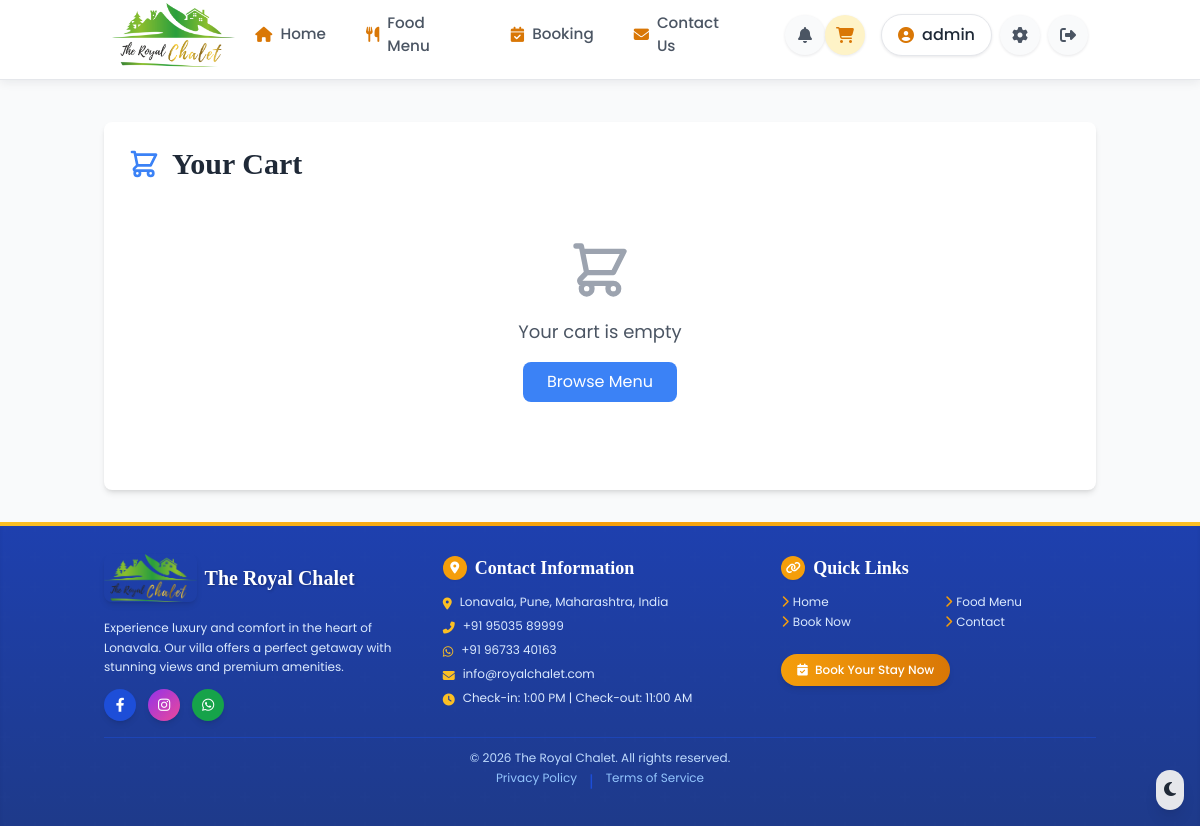
/cart (signed in), run on the app's committed database.
### models.py (models this page shows)
class User(UserMixin, db.Model):
    id = db.Column(db.Integer, primary_key=True)
    username = db.Column(db.String(80), unique=True, nullable=False)
    email = db.Column(db.String(120), unique=True, nullable=False)
    password_hash = db.Column(db.String(128), nullable=False)
    is_admin = db.Column(db.Boolean, default=False)
    phone = db.Column(db.String(15))
    address = db.Column(db.Text)
    created_at = db.Column(db.DateTime, default=lambda: datetime.now(timezone.utc))
    last_login = db.Column(db.DateTime)
    bookings = db.relationship('Booking', backref='user', lazy=True)
    orders = db.relationship('FoodOrder', backref='user', lazy=True)
    reviews = db.relationship('Review', backref='user', lazy=True)

class VillaSettings(db.Model):
    id = db.Column(db.Integer, primary_key=True)
    setting_key = db.Column(db.String(100), unique=True, nullable=False)
    setting_value = db.Column(db.Text, nullable=False)
    description = db.Column(db.String(200))
    updated_at = db.Column(db.DateTime, default=lambda: datetime.now(timezone.utc), onupdate=lambda: datetime.now(timezone.utc))

### app.py (the view)
@app.route('/cart')
@login_required
def cart():
    return render_template('cart.html')

### app.py (called while the page is built)
@app.context_processor
def inject_now():
    return {'now': datetime.now()}

@app.template_filter('format_time')
def format_time(value):
    try:
        if ':' in value:
            hours, minutes = map(int, value.split(':'))
            period = 'AM' if hours < 12 else 'PM'
            hours = hours % 12
            if hours == 0:
                hours = 12
            return f"{hours}:{minutes:02d} {period}"
        return value
    except (ValueError, AttributeError):
        return value

@app.context_processor
def inject_settings():
    settings = {}
    try:
        for setting in VillaSettings.query.all():
            settings[setting.setting_key] = setting.setting_value
    except:
        pass
    return {'villa_settings': settings}

@login_manager.user_loader
def load_user(user_id):
    return User.query.get(int(user_id))

@app.after_request
def add_header(response):
    if 'Cache-Control' not in response.headers:
        response.headers['Cache-Control'] = 'public, max-age=31536000'
    return response

### templates/cart.html (shortened to what this page needs)
{% extends "base.html" %}
{% block content %}
<div class="container mx-auto px-4 py-8">
    <div class="max-w-5xl mx-auto bg-white dark:bg-gray-800 rounded-lg shadow-md overflow-hidden">
        <div class="p-6">
            <h1 class="text-3xl font-bold text-gray-800 dark:text-white mb-6 flex items-center">
                Your Cart
            </h1>
            <div id="cart-items-container" class="mb-8">
                <div id="empty-cart-message" class="text-center py-8">
                    <p class="text-gray-600 dark:text-gray-300 text-lg">Your cart is empty</p>
                    <a href="/menu" class="mt-4 inline-block px-6 py-2 bg-blue-500 text-white rounded-lg hover:bg-blue-600 transition duration-300">
                        Browse Menu
                    </a>
                </div>
            </div>
        </div>
    </div>
</div>
{% endblock %}

### templates/base.html (shortened to what this page needs)
<!DOCTYPE html>
<html lang="en">
<head>
    <script src="https://cdn.tailwindcss.com"></script>
    <link rel="stylesheet" href="{{ url_for('static', filename='css/styles.min.css') }}">
    <link rel="stylesheet" href="https://unpkg.com/aos@2.3.1/dist/aos.css" />
    <link rel="stylesheet" href="https://cdnjs.cloudflare.com/ajax/libs/font-awesome/6.4.0/css/all.min.css">
</head>
<body class="bg-gray-50 dark:bg-gray-900 text-gray-800 dark:text-gray-200 min-h-screen flex flex-col transition-colors duration-300">
    <nav class="bg-white dark:bg-gray-900 fixed w-full top-0 z-[1000] transition-all duration-300 border-b border-gray-200 dark:border-gray-800 header-nav">
      <div class="container mx-auto px-4 md:px-6">
        <div class="flex justify-between items-center h-full">
          <a href="{{ url_for('index') }}" class="flex items-center">
            <div class="logo-container">
              <img src="{{ url_for('static', filename='Rc.png') }}"
                 alt="Royal Chalet Logo"
                 class="h-full w-auto object-contain">
            </div>
          </a>
          <div class="hidden lg:flex items-center">
            <div class="flex">
              <a href="{{ url_for('index') }}" class="nav-item flex items-center {% if request.path == url_for('index') %}active{% endif %}">
                <i class="fas fa-home mr-2 text-amber-600"></i>Home
              </a>
              <a href="{{ url_for('menu') }}" class="nav-item flex items-center {% if request.path == url_for('menu') %}active{% endif %}">
                <i class="fas fa-utensils mr-2 text-amber-600"></i>Food Menu
              </a>
              <a href="{{ url_for('booking') }}" class="nav-item flex items-center {% if request.path == url_for('booking') %}active{% endif %}">
                <i class="fas fa-calendar-check mr-2 text-amber-600"></i>Booking
              </a>
              <a href="{{ url_for('contact') }}" class="nav-item flex items-center {% if request.path == url_for('contact') %}active{% endif %}">
                <i class="fas fa-envelope mr-2 text-amber-600"></i>Contact Us
              </a>
            </div>
            <div class="ml-6 flex items-center">
              <a href="{{ url_for('notifications_page') }}" class="icon-button relative {% if request.path == url_for('notifications_page') %}bg-amber-100 text-amber-600{% endif %}">
                <i class="fas fa-bell"></i>
                {% set unread_count = current_user.notifications|selectattr('is_read', 'equalto', false)|list|length if current_user.is_authenticated else 0 %}
              </a>
              <a href="{{ url_for('cart') }}" class="icon-button relative {% if request.path == url_for('cart') %}bg-amber-100 text-amber-600{% endif %}">
                <i class="fas fa-shopping-cart"></i>
              </a>
              {% if current_user.is_authenticated %}
                <div class="flex items-center ml-4">
                  <a href="{{ url_for('profile') }}" class="profile-button">
                    <i class="fas fa-user-circle text-amber-600 mr-2"></i>
                    <span class="max-w-[120px] truncate font-medium">{{ current_user.username }}</span>
                  </a>
                  {% if current_user.is_admin %}
                    <a href="{{ url_for('admin_dashboard') }}" class="icon-button ml-2" title="Admin Dashboard">
                      <i class="fas fa-cog"></i>
                    </a>
                  {% endif %}
                  <a href="{{ url_for('logout') }}" class="icon-button ml-2" title="Logout">
                    <i class="fas fa-sign-out-alt"></i>
                  </a>
                </div>
              {% endif %}
            </div>
          </div>
        </div>
      </div>
                {% set unread_count = current_user.notifications|selectattr('is_read', 'equalto', false)|list|length if current_user.is_authenticated else 0 %}
    </nav>
    <div class="content-wrapper">
    <main class="flex-grow">
      {% block content %}{% endblock %}
    </main>
    <footer class="bg-gradient-to-b from-blue-800 to-blue-900 dark:from-gray-800 dark:to-gray-900 text-white py-8 shadow-inner transition-colors duration-300 relative overflow-hidden">
      <div class="absolute top-0 left-0 w-full h-1 bg-gradient-to-r from-amber-400 via-amber-500 to-amber-400"></div>
      <div class="absolute inset-0 bg-pattern opacity-5"></div>
      <div class="container mx-auto px-4 relative z-10">
        <div class="grid grid-cols-1 md:grid-cols-3 gap-6">
          <div class="flex flex-col items-center md:items-start space-y-3">
            <div class="flex items-center mb-1">
              <img src="{{ url_for('static', filename='Rc.png') }}"
                 alt="The Royal Chalet Logo"
                 class="h-12 w-auto rounded-lg shadow-md mix-blend-multiply mr-2">
              <h3 class="text-xl font-bold text-white">
                <span class="block" style="font-family: 'Brush Script MT', 'Great Vibes', 'Allura', cursive; text-shadow: 1px 1px 3px rgba(0,0,0,0.3);">
                  The Royal Chalet
                </span>
              </h3>
            </div>
            <p class="text-blue-100 dark:text-gray-300 text-xs leading-relaxed text-center md:text-left">
              Experience luxury and comfort in the heart of Lonavala. Our villa offers a perfect getaway with stunning views and premium amenities.
            </p>
            <div class="flex space-x-3 mt-2">
              <a href="https://www.facebook.com/profile.php?id=100092981711228&mibextid=rS40aB7S9Ucbxw6v" target="_blank" rel="noopener noreferrer"
                 class="bg-blue-700 hover:bg-blue-600 w-8 h-8 rounded-full flex items-center justify-center transition-all duration-300 shadow-md hover:shadow-lg hover:-translate-y-1">
                <i class="fab fa-facebook-f text-sm"></i>
              </a>
              <a href="https://www.instagram.com/villa_theroyalchalet?igsh=eWZlbTR0djFvbjIw" target="_blank" rel="noopener noreferrer"
                 class="bg-gradient-to-br from-purple-600 to-pink-500 hover:from-purple-500 hover:to-pink-400 w-8 h-8 rounded-full flex items-center justify-center transition-all duration-300 shadow-md hover:shadow-lg hover:-translate-y-1">
                <i class="fab fa-instagram text-sm"></i>
              </a>
              <a href="https://wa.me/917420080555" target="_blank" rel="noopener noreferrer"
                 class="bg-green-600 hover:bg-green-500 w-8 h-8 rounded-full flex items-center justify-center transition-all duration-300 shadow-md hover:shadow-lg hover:-translate-y-1">
                <i class="fab fa-whatsapp text-sm"></i>
              </a>
            </div>
          </div>
          <div class="flex flex-col items-center md:items-start">
            <h3 class="text-lg font-semibold mb-3 flex items-center">
              <span class="w-6 h-6 bg-amber-500 rounded-full flex items-center justify-center mr-2 shadow-sm">
                <i class="fas fa-map-marker-alt text-white text-xs"></i>
              </span>
              Contact Information
            </h3>
            <div class="space-y-2 text-xs">
              <p class="text-blue-100 dark:text-gray-300 flex items-start">
                <i class="fas fa-map-marker-alt text-amber-400 mr-2 mt-1"></i>
                <span>{{ villa_settings.get('contact_address', 'Lonavala, Pune, Maharashtra') }}</span>
              </p>
              <p class="text-blue-100 dark:text-gray-300 flex items-start">
                <i class="fas fa-phone-alt text-amber-400 mr-2 mt-1"></i>
                <span>{{ villa_settings.get('contact_phone', '+91 7420080555') }}</span>
              </p>
              <p class="text-blue-100 dark:text-gray-300 flex items-start">
                <i class="fab fa-whatsapp text-amber-400 mr-2 mt-1"></i>
                <span>{{ villa_settings.get('contact_whatsapp', '+91 7420080555') }}</span>
              </p>
              <p class="text-blue-100 dark:text-gray-300 flex items-start">
                <i class="fas fa-envelope text-amber-400 mr-2 mt-1"></i>
                <span>{{ villa_settings.get('contact_email', 'info@theroyalchalet.com') }}</span>
              </p>
              <p class="text-blue-100 dark:text-gray-300 flex items-start">
                <i class="fas fa-clock text-amber-400 mr-2 mt-1"></i>
                <span>Check-in: {{ villa_settings.get('check_in_time', '14:00') | format_time }} | Check-out: {{ villa_settings.get('check_out_time', '11:00') | format_time }}</span>
              </p>
            </div>
          </div>
          <div class="flex flex-col">
            <h3 class="text-lg font-semibold mb-3 flex items-center justify-center md:justify-start">
              <span class="w-6 h-6 bg-amber-500 rounded-full flex items-center justify-center mr-2 shadow-sm">
                <i class="fas fa-link text-white text-xs"></i>
              </span>
              Quick Links
            </h3>
            <div class="grid grid-cols-2 gap-x-3 gap-y-1 mb-4 text-xs">
              <a href="{{ url_for('index') }}" class="text-blue-100 dark:text-gray-300 hover:text-amber-400 dark:hover:text-amber-400 transition-colors duration-300 flex items-center">
                <i class="fas fa-chevron-right text-xs mr-1 text-amber-500"></i>Home
              </a>
              <a href="{{ url_for('menu') }}" class="text-blue-100 dark:text-gray-300 hover:text-amber-400 dark:hover:text-amber-400 transition-colors duration-300 flex items-center">
                <i class="fas fa-chevron-right text-xs mr-1 text-amber-500"></i>Food Menu
              </a>
              <a href="{{ url_for('booking') }}" class="text-blue-100 dark:text-gray-300 hover:text-amber-400 dark:hover:text-amber-400 transition-colors duration-300 flex items-center">
                <i class="fas fa-chevron-right text-xs mr-1 text-amber-500"></i>Book Now
              </a>
              <a href="{{ url_for('contact') }}" class="text-blue-100 dark:text-gray-300 hover:text-amber-400 dark:hover:text-amber-400 transition-colors duration-300 flex items-center">
                <i class="fas fa-chevron-right text-xs mr-1 text-amber-500"></i>Contact
              </a>
            </div>
            <div class="mt-2 flex justify-center md:justify-start">
              <a href="{{ url_for('booking') }}" class="inline-block bg-gradient-to-r from-amber-500 to-amber-600 hover:from-amber-400 hover:to-amber-500 text-white px-4 py-2 rounded-full text-xs font-medium transition-all duration-300 shadow-md hover:shadow-lg transform hover:-translate-y-1">
                <i class="fas fa-calendar-check mr-1"></i> Book Your Stay Now
              </a>
            </div>
          </div>
        </div>
        <div class="mt-4 pt-3 border-t border-blue-700/50 dark:border-gray-700/50 text-center">
          <p class="text-blue-200 dark:text-gray-400 text-xs">&copy; {{ now.year }} The Royal Chalet. All rights reserved.</p>
          <div class="mt-1 flex justify-center space-x-3">
            <a href="#" class="text-blue-300 dark:text-gray-500 hover:text-amber-400 dark:hover:text-amber-400 text-xs transition-colors duration-300">Privacy Policy</a>
            <span class="text-blue-700 dark:text-gray-600">|</span>
            <a href="#" class="text-blue-300 dark:text-gray-500 hover:text-amber-400 dark:hover:text-amber-400 text-xs transition-colors duration-300">Terms of Service</a>
          </div>
        </div>
      </div>
    </footer>
    <button id="darkModeToggle" class="fixed bottom-4 right-4 z-50 p-2 bg-gray-200 dark:bg-gray-800 rounded-full shadow-lg">
      <i class="fas fa-moon text-gray-800 dark:hidden"></i>
    </button>
    </div>
</body>
</html>

### templates/base.html (style rules this page uses)
body { font-family: 'Poppins', 'Open Sans', 'sans-serif'; font-size: 16px; line-height: 1.6; color: #333; }
h1, h2, h3, h4, h5, h6 { font-family: 'Playfair Display', serif; font-weight: 600; line-height: 1.3; }
h1 { font-size: 2.5rem; }
h3 { font-size: 1.75rem; }
p { margin-bottom: 1rem; }
.content-wrapper { padding-top: 90px; }

### data on the page
User: username "admin"
VillaSettings: get "Lonavala, Pune, Maharashtra, India"
VillaSettings: get "+91 95035 89999"
VillaSettings: get "+91 96733 40163"
VillaSettings: get "info@royalchalet.com"
VillaSettings: get "1:00 PM"
VillaSettings: get "11:00 AM"
